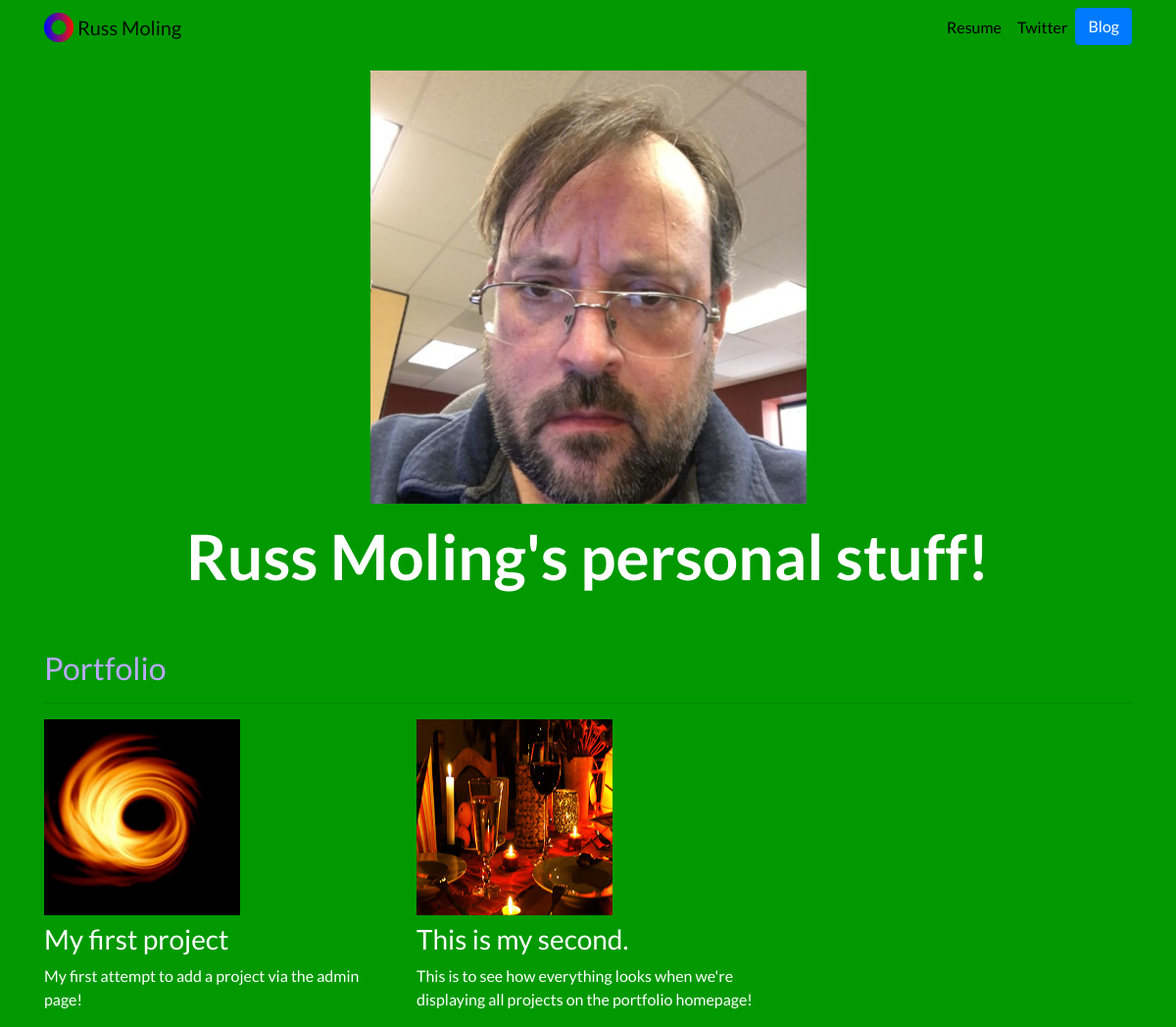
The app's page /, older data.
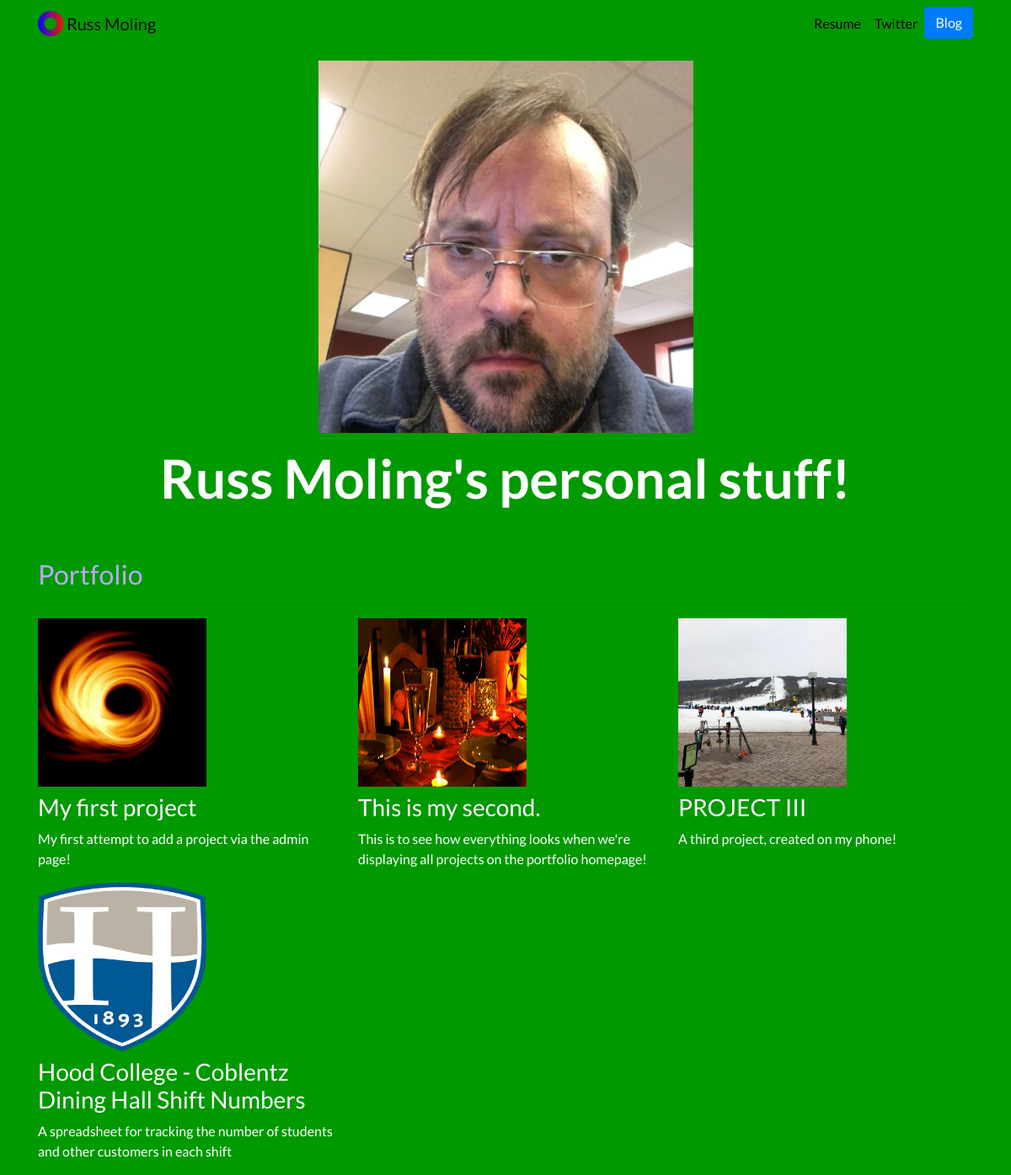
The same page, newer data.
### portfolio/models.py (models this page shows, shortened)
class Project (models.Model):
    title = models.CharField(max_length=100)
    description = models.CharField(max_length=250)
    image = models.ImageField(upload_to='portfolio/images')
    url = models.URLField(blank=True)

### portfolio/views.py (the view)
# urls.py: path('', views.home, name='home'),
def home(request):
    projects = Project.objects.all()
    return render(request, 'portfolio/home.html', {'projects': projects})

### portfolio/templates/portfolio/home.html
{% extends "portfolio/base.html" %}
{% load static %}
{% block content %}
<div class="row justify-content-center my-3">
  <div class="col-5">
    <img src="{% static 'portfolio/Me.png' %}" class="img-fluid">
  </div>
</div>
<div class="row justify-content-center mb-3">
  <div class="col-md-9 text-center">
    <h1 id="hometext" class="font-weight-bold">Russ Moling's personal stuff!</h1>
  </div>
</div>
<h2 class="mt-5">Portfolio</h2>
<hr>
<div class="row">
  {% for project in projects %}
  <div class="col-lg-4 col-md-6">
    {% if project.url %}
    <a href="{{ project.url }}">
      <img src="{{ project.image.url }}" class="img-fluid mb-2 project-img">
    </a>
    {% else %}
    <img src="{{ project.image.url }}" class="img-fluid mb-2 project-img">
    {% endif %}
    <h3>{{ project.title }}</h3>
    <p>{{ project.description }}</p>
  </div>
  {% endfor %}
</div>
{% endblock %}

### portfolio/templates/portfolio/base.html (shortened to what this page needs)
{% load static %}
<!doctype html>
<html lang="en">
<head>
  <link rel="stylesheet" href="https://stackpath.bootstrapcdn.com/bootstrap/4.4.1/css/bootstrap.min.css">
  <link rel="stylesheet" href="{% static "portfolio/custom.css" %}">
</head>
<body>
  <nav id="topNav" class="navbar navbar-expand-md navbar-light">
    <div class="container">
      <a class="navbar-brand" href="{% url 'home' %}">
        <img src="{% static "portfolio/Logo.png" %}" width="30" height="30" class="d-inline-block align-top" alt="Nick's Logo">
        <span>Russ Moling</span>
      </a>
      <div class="collapse navbar-collapse text-center" id="navbarNav">
        <ul class="navbar-nav ml-auto">
          <li class="nav-item">
            <a class="nav-link" href="{% static "portfolio/Russell Moling Resume (Extended).pdf" %}">Resume</a>
          </li>
          <li class="nav-item">
            <a class="nav-link" href="https://twitter.com/MolingRuss" target="_blank">Twitter</a>
          </li>
          <li>
            <a role="button" href="{% url 'blog:all_blogs' %}" class="btn btn-primary">Blog</a>
          </li>
        </ul>
      </div>
    </div>
  </nav>
  <div class="container">
    {% block content %}{% endblock %}
  </div>
</body>
</html>

### portfolio/static/portfolio/custom.css (style rules this page uses)
.navbar-nav .nav-link { color: rgba(0,0,0,1) !important; }
body { font-family: 'Lato', sans-serif; background-color: #009900; color: white; }
@media (min-width: 992px) { #hometext { font-size: 4rem; } }
h2 { color: #BAA9FF; }
.project-img { height: 200px; width: 200px; }

Row changes from the older to the newer data that the page shows:
added Project: image (picture), title "PROJECT III", description "A third project, created on my phone!"
added Project: image (picture), title "Hood College - Coblentz Dining Hall Shift Numbers", description "A spreadsheet for tracking the number of students and other customers in each shift"
